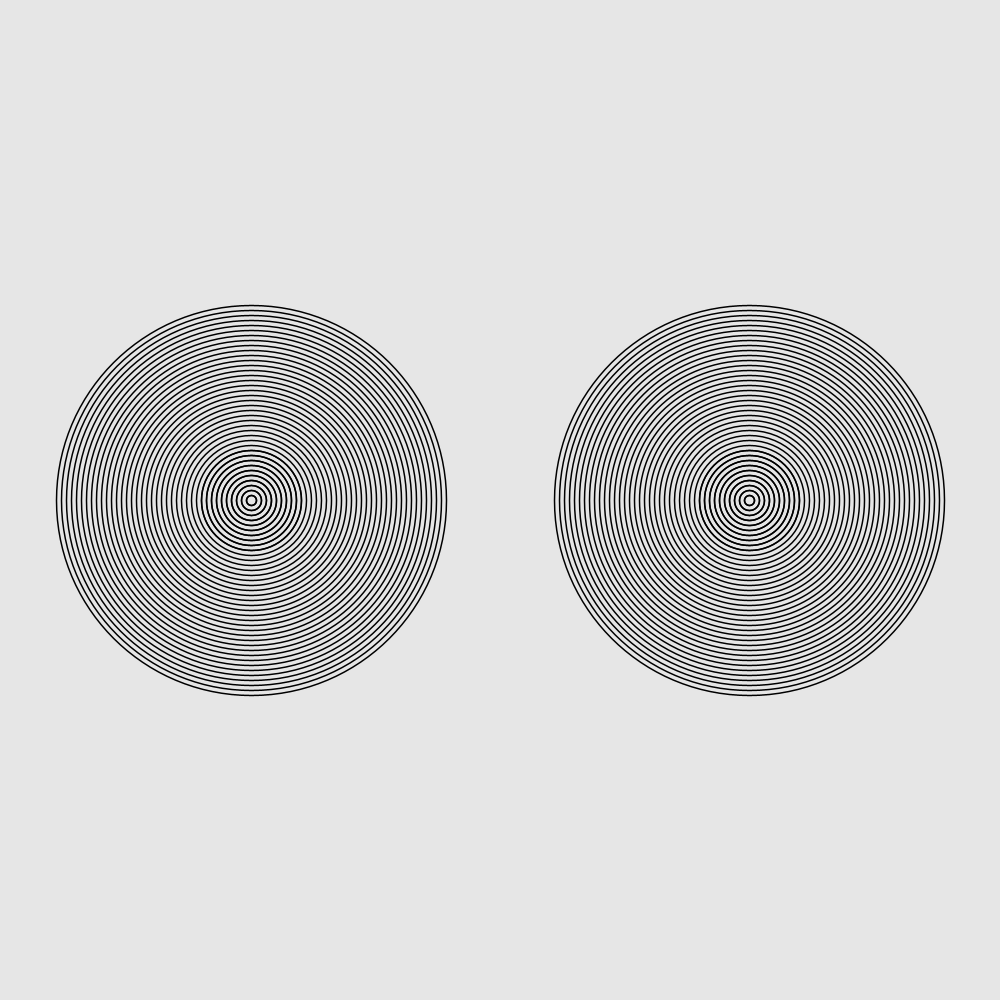
Frame 1 (no input)
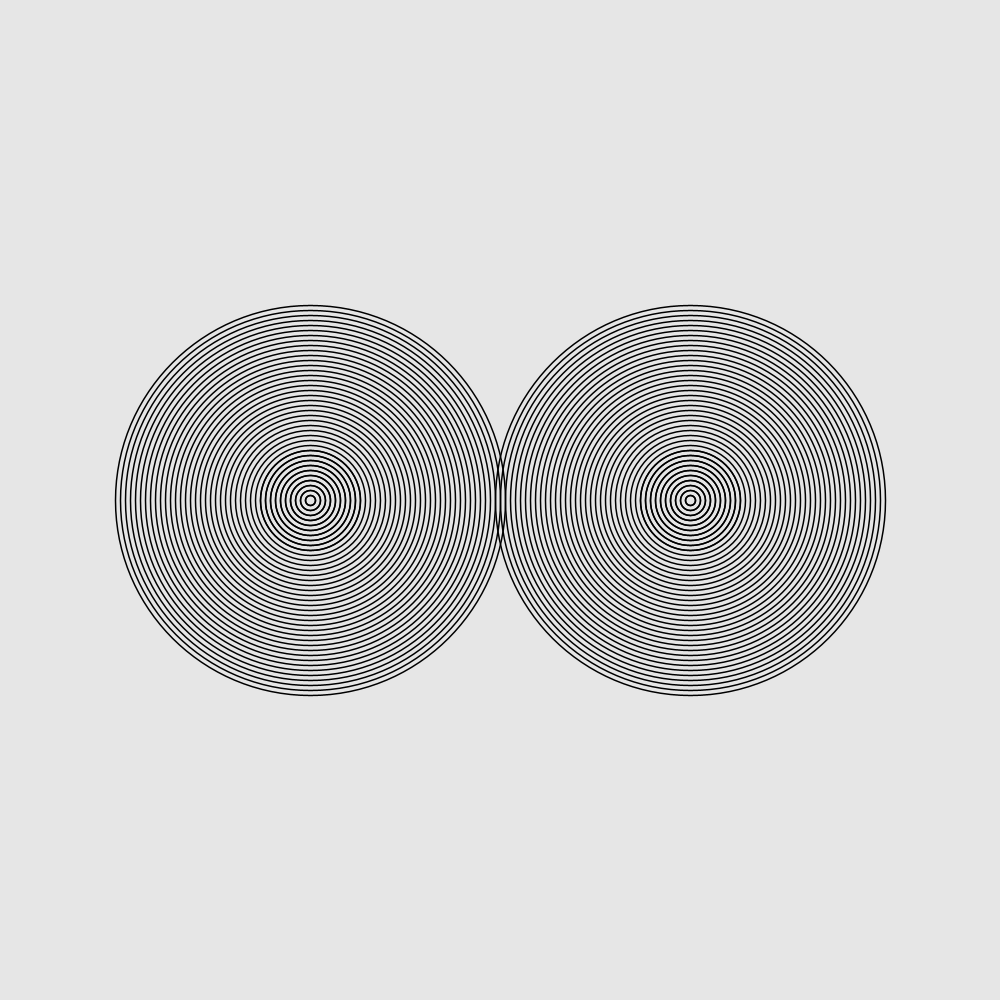
Frame 60 (the mouse pressed at the canvas centre just before this capture)
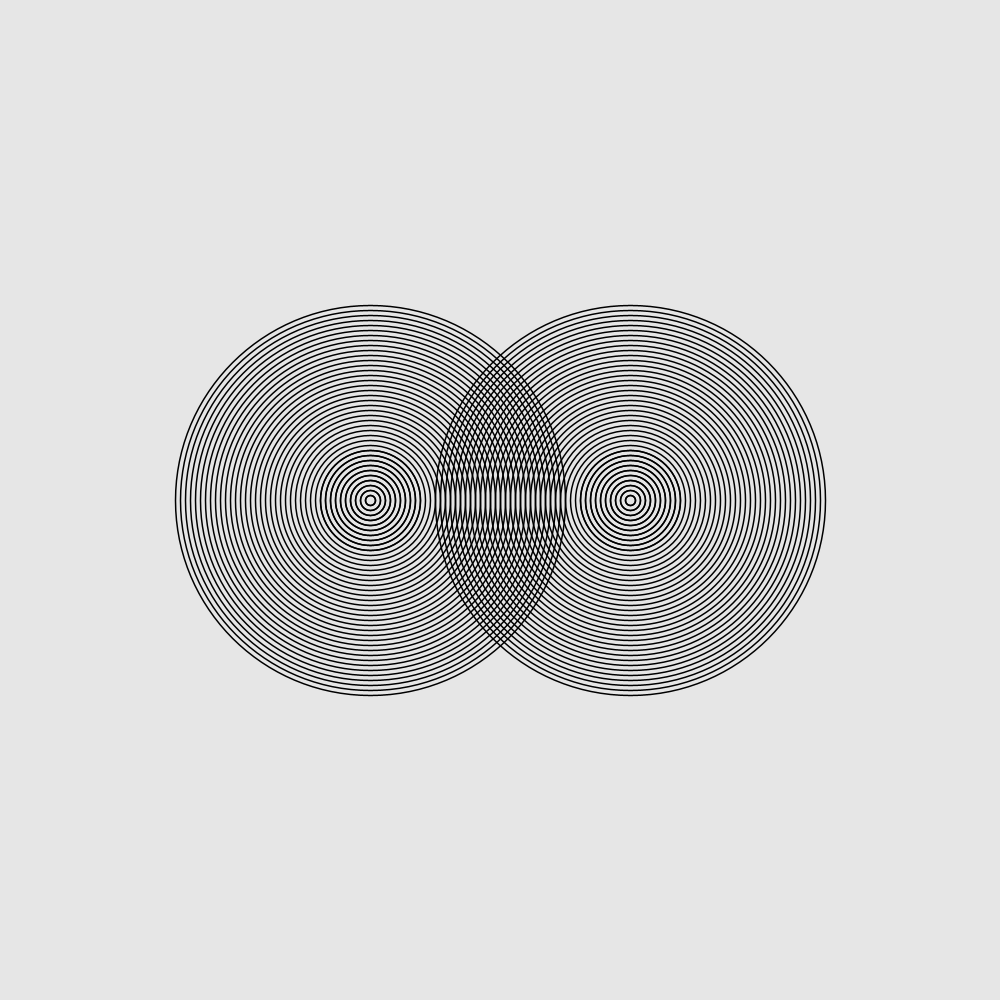
Frame 120 (the mouse held since frame 60 and released just before this capture)

The Processing sketch that drew these frames (run headless with seeded random() and noise(); from frame 60 on, the mouse is pressed at the canvas centre):

// Processing sketch: amazing_rings
// ── amazing_rings.pde
int x = 250;
  int y = 500;
  int xx = 750;
  int yy = 500;
  int speedx = 1;
void setup(){
size(1000,1000);
}
void draw(){
  background(230,230,230);
  x = x+speedx;
  if(x >= 810){
speedx = -speedx;
}else if (x <= 190){
speedx = -speedx;
}
for( int i=0; i<50 ; i++){
  
  strokeWeight(1.5);
  noFill();
  ellipse(x,y,100-(10*i),100-(10*i));
  
} xx=xx-speedx;
if(xx >= 810){
speedx=-speedx;
}else if(xx <=190){
speedx=-speedx;
}
for( int i=0; i<50 ; i++){
  
  strokeWeight(1.5);
  noFill();
  ellipse(xx,yy,100-(10*i),100-(10*i));
  
} 

}
